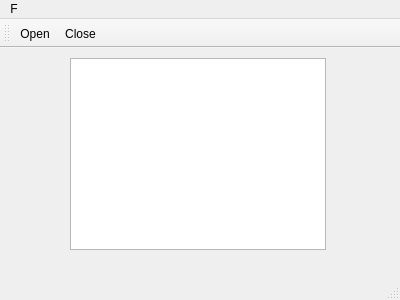
<?xml version="1.0" encoding="UTF-8"?>
<ui version="4.0">
 <class>MainWindow</class>
 <widget class="QMainWindow" name="MainWindow">
  <property name="geometry">
   <rect>
    <x>0</x>
    <y>0</y>
    <width>400</width>
    <height>300</height>
   </rect>
  </property>
  <property name="windowTitle">
   <string>MainWindow</string>
  </property>
  <widget class="QWidget" name="centralWidget">
   <widget class="QTextBrowser" name="textBrowser">
    <property name="geometry">
     <rect>
      <x>70</x>
      <y>10</y>
      <width>256</width>
      <height>192</height>
     </rect>
    </property>
   </widget>
  </widget>
  <widget class="QMenuBar" name="menuBar">
   <property name="geometry">
    <rect>
     <x>0</x>
     <y>0</y>
     <width>400</width>
     <height>25</height>
    </rect>
   </property>
   <widget class="QMenu" name="menuF">
    <property name="title">
     <string>F</string>
    </property>
    <addaction name="separator"/>
    <addaction name="action_Open"/>
    <addaction name="action_Close"/>
   </widget>
   <addaction name="menuF"/>
  </widget>
  <widget class="QToolBar" name="mainToolBar">
   <attribute name="toolBarArea">
    <enum>TopToolBarArea</enum>
   </attribute>
   <attribute name="toolBarBreak">
    <bool>false</bool>
   </attribute>
   <addaction name="action_Open"/>
   <addaction name="action_Close"/>
  </widget>
  <widget class="QStatusBar" name="statusBar"/>
  <action name="action_Open">
   <property name="icon">
    <iconset resource="ch5_3_2.qrc">
     <normaloff>:/open.png</normaloff>:/open.png</iconset>
   </property>
   <property name="text">
    <string>&amp;Open</string>
   </property>
   <property name="shortcut">
    <string>Alt+O</string>
   </property>
  </action>
  <action name="action_Close">
   <property name="icon">
    <iconset resource="ch5_3_2.qrc">
     <normaloff>:/exit.png</normaloff>:/exit.png</iconset>
   </property>
   <property name="text">
    <string>&amp;Close</string>
   </property>
   <property name="shortcut">
    <string>Alt+C</string>
   </property>
  </action>
 </widget>
 <layoutdefault spacing="6" margin="11"/>
 <resources>
  <include location="ch5_3_2.qrc"/>
 </resources>
 <connections/>
</ui>
